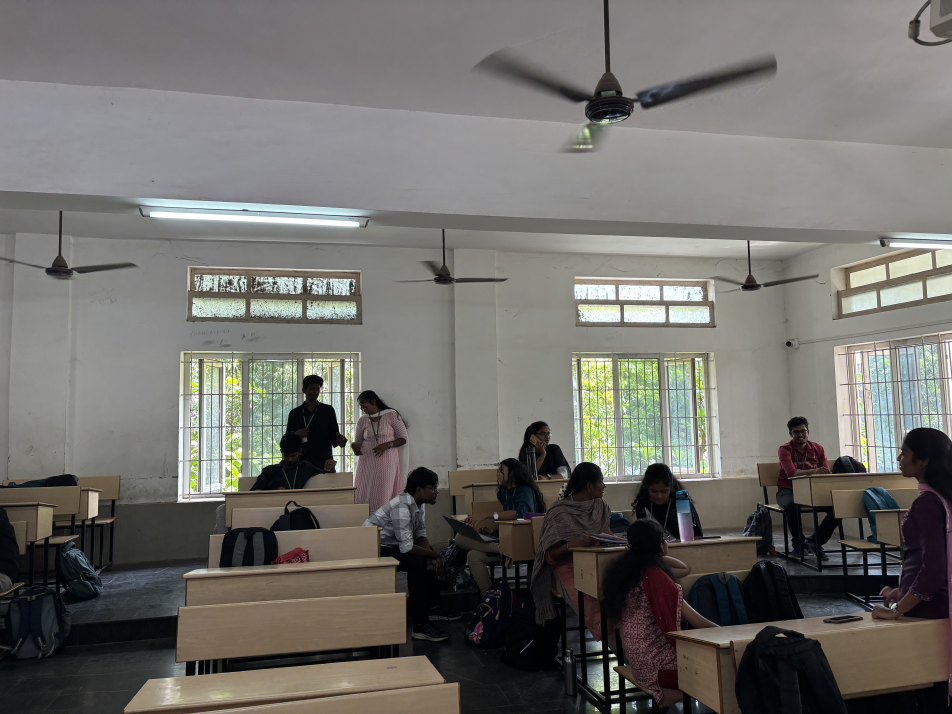
#> input picture gallery/T1.jpg, 5712 x 4284 px (shown at 1/6 size)
$ python preprocess_dataset.py --input gallery --output out
#> lines starting #> are read from the running program, lines starting #| are printed output that depends on the picture
# [111 lines of commented-out code are left out]

import os
import cv2
import numpy as np
from PIL import Image
import argparse
from tqdm import tqdm
from pathlib import Path

def preprocess_images(input_dir, output_dir, size=128):
    """
    Preprocess images:
    1. Convert to grayscale
    2. Resize to specified size
    3. Maintain directory structure
    """
#> called with input_dir = 'gallery', output_dir = 'out', size = 128
    # Create output directory
    os.makedirs(output_dir, exist_ok=True)

    # Get all image files
    valid_extensions = {'.jpg', '.jpeg', '.png', '.bmp'}
    all_files = []

    print(f"Scanning {input_dir} for images...")
    for ext in valid_extensions:
        all_files.extend(list(Path(input_dir).glob(f'**/*{ext}')))
        all_files.extend(list(Path(input_dir).glob(f'**/*{ext.upper()}')))

    print(f"Found {len(all_files)} images to process")

    # Process each image
    for img_path in tqdm(all_files, desc="Processing images"):
        # Create relative path for output
        rel_path = img_path.relative_to(input_dir)
        output_path = Path(output_dir) / rel_path

        # Create output directory if it doesn't exist
        os.makedirs(output_path.parent, exist_ok=True)

        try:
            # Read the image using PIL
            img = Image.open(img_path)
#> img is the input picture: PIL image 5712x4284 RGB; mean R, G, B 112.4, 110.6, 106.6

            # Convert to grayscale
            img_gray = img.convert('L')
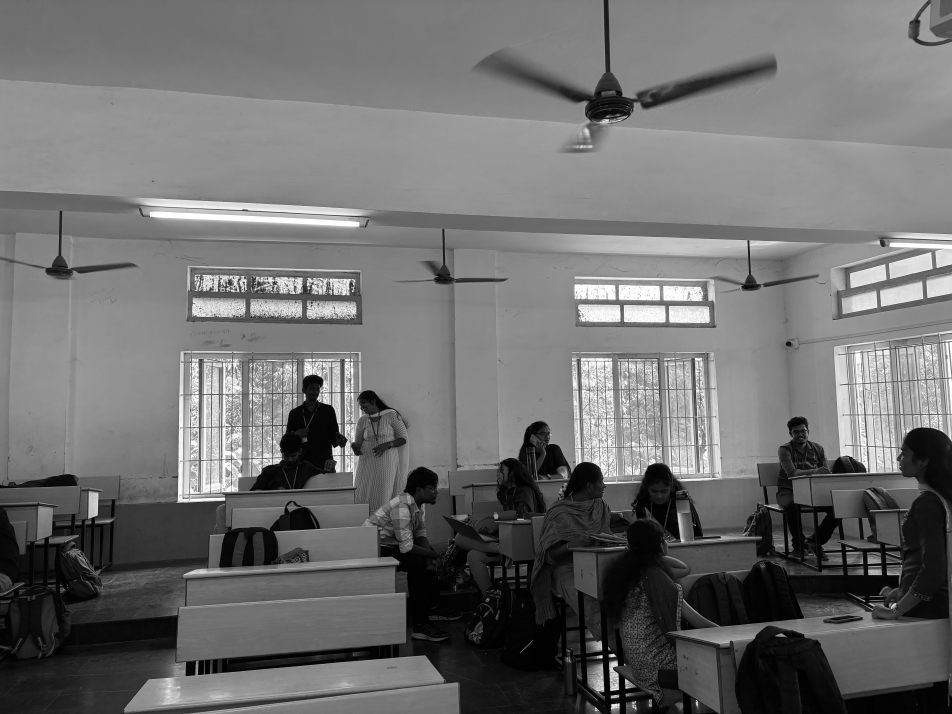
#> img_gray: PIL image 5712x4284 L (shown at 1/6 size); min 0, max 255, mean 110.7

            # Resize to specified size
            img_resized = img_gray.resize((size, size), Image.LANCZOS)
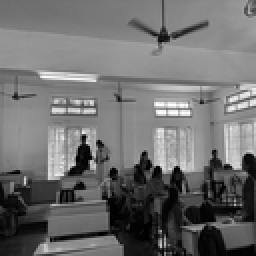
#> img_resized: PIL image 128x128 L (shown 2 times larger); min 0, max 255, mean 110.7

            # Save processed image
            img_resized.save(output_path)

        except Exception as e:
            print(f"Error processing {img_path}: {e}")

    print(f"Preprocessing complete. Results saved to {output_dir}")

if __name__ == "__main__":
    parser = argparse.ArgumentParser(description="Simple preprocessing: grayscale and resize")
    parser.add_argument("--input", type=str, required=True, help="Input directory with images")
    parser.add_argument("--output", type=str, required=True, help="Output directory for processed images")
    parser.add_argument("--size", type=int, default=128, help="Size to resize images (default: 128)")

    args = parser.parse_args()
    preprocess_images(args.input, args.output, args.size)
